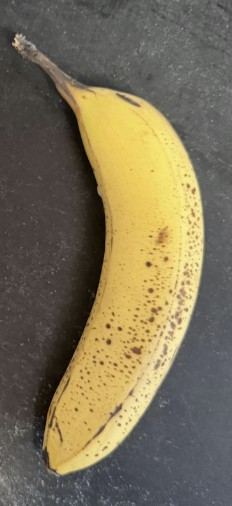
#> input picture Simulator/banana_photo.jpg, 232 x 506 px; its folder holds only this picture in this run
$ python -i banana.py   (imports and definitions only)
#> lines starting #> are read from the running program, lines starting #| are printed output that depends on the picture; after the words box and inside, x2 and y2 are one past the last pixel; in counts of white or black regions, pixels touching at a corner belong together
"""
A banana on a stand, for the banana-seek behaviour (NeuralPathways/
FoodNeuron/feeding_behaviour.py) to find in the simulator.

The sim runs the same BananaModel/ detector the real Tello uses, straight
off the sim camera frame - so the banana has to be something stock COCO
YOLOv8n will box. A modelled 3D banana was not: PyBullet's tiny renderer
shades flat, and a curved, tapered, photo-textured tube still read as a pale
boat to YOLO (det_conf 0.00 at every distance). What does work is the real
photo in Simulator/banana_photo.jpg on a card facing the drone, its countertop
background painted out white.

Measured with the default 320x240 DroneCamera: detected (det_conf > 0.2)
from 2.5 m in, ~0.9 from 1.5 m, nothing from 3 m. So place it within ~2.5 m
of where the drone will be looking. Two choices behind that range:

  * The card is big - BANANA_WIDTH is about five real bananas. The sim
    camera is 320x240 against the Tello's 960x720; at real size the banana
    would be a handful of pixels wide until the drone was nearly on it.
  * The photo is shrunk to TEXTURE_ROWS before use. The tiny renderer
    samples textures nearest-neighbour with no mipmaps, so at a distance the
    full-resolution photo's brown speckles alias into noise, and YOLO lost
    the banana from 2.5 m. Pre-shrinking it is the mipmap the renderer
    doesn't do.

Rendering at a higher resolution did not extend the range either.
"""

import os
import tempfile

import cv2
import numpy as np
import pybullet as p

BANANA_PHOTO = os.path.join(os.path.dirname(os.path.abspath(__file__)), "banana_photo.jpg")

BANANA_WIDTH = 1.2         # m, the card's long side
BANANA_HEIGHT = 1.45       # m, card centre - about NORMAL_ALTITUDE, so it
                           # sits mid-frame without the drone climbing
STAND_HALF_WIDTH = 0.06    # m
TEXTURE_ROWS = 48          # see module docstring

_asset_dir = None


def _write_texture(path):
    """Returns the card's height/width ratio."""
#> called with path = 'banana_photo.jpg'
    photo = cv2.imread(BANANA_PHOTO)
#> photo is the input picture: shape (506, 232, 3); mean B, G, R 87.4, 113, 123.2
    photo = cv2.rotate(photo, cv2.ROTATE_90_CLOCKWISE)    # long axis horizontal
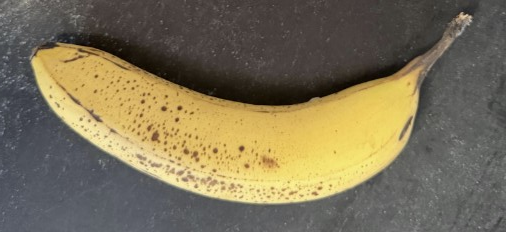
#> photo: shape (232, 506, 3); mean B, G, R 87.4, 113, 123.2
    # The peel is saturated and bright; the countertop behind it is neither.
    hsv = cv2.cvtColor(photo, cv2.COLOR_BGR2HSV)
#> hsv: shape (232, 506, 3); mean H, S, V 38.4, 63, 125.2
    peel = ((hsv[..., 1] > 80) & (hsv[..., 2] > 70)).astype(np.uint8)
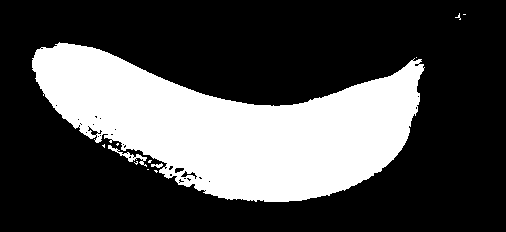
#> peel: shape (232, 506); values 0 (black) and 1 (white), 29.3% white; 12 white regions (9 under 20 px), largest, box (x1, y1, x2, y2) and area: (32, 42, 425, 202) 34173, (108, 145, 147, 167) 176, (151, 163, 163, 168) 35
    peel = cv2.morphologyEx(peel, cv2.MORPH_CLOSE, np.ones((9, 9), np.uint8))
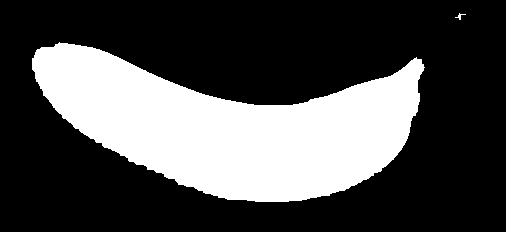
#> peel: shape (232, 506); values 0 (black) and 1 (white), 30% white; 2 white regions, box (x1, y1, x2, y2) and area: (32, 42, 425, 202) 35200, (455, 13, 466, 20) 24
    peel = cv2.dilate(peel, np.ones((5, 5), np.uint8))
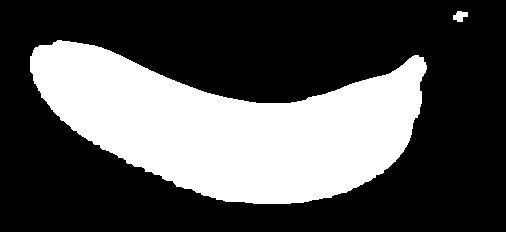
#> peel: shape (232, 506); values 0 (black) and 1 (white), 32.1% white; 2 white regions, box (x1, y1, x2, y2) and area: (30, 40, 427, 204) 37628, (453, 11, 468, 22) 112
    photo[peel == 0] = (235, 235, 235)
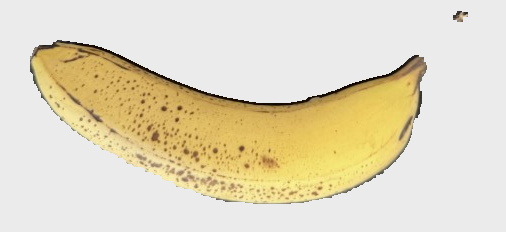
#> photo: shape (232, 506, 3); mean B, G, R 192.9, 218, 227.1
    rows, cols = photo.shape[:2]
#> rows = 232; cols = 506
    small = cv2.resize(photo, (round(TEXTURE_ROWS * cols / rows), TEXTURE_ROWS),
                       interpolation=cv2.INTER_AREA)
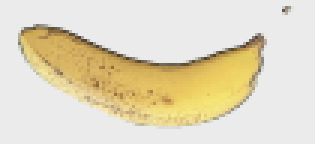
#> small: shape (48, 105, 3) (shown 3 times larger); mean B, G, R 192.9, 218, 227
    cv2.imwrite(path, small)
    return rows / cols


# [54 lines left out: functions _write_card, _assets, add_banana, not called in this run]

>>> result = _write_texture('banana_photo.jpg')
#> result = 0.458
